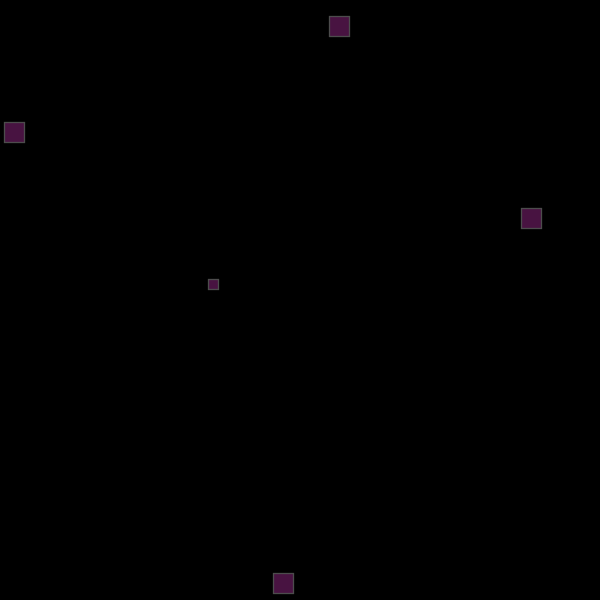
Frame 1 (no input)
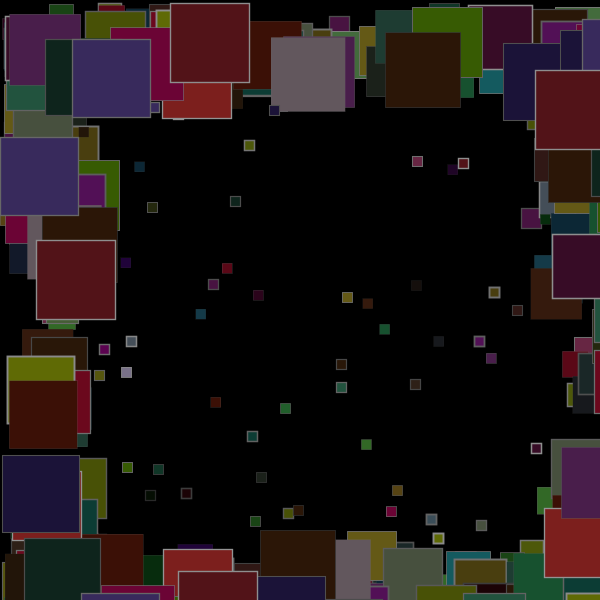
Frame 60 (the mouse pressed at the canvas centre just before this capture)
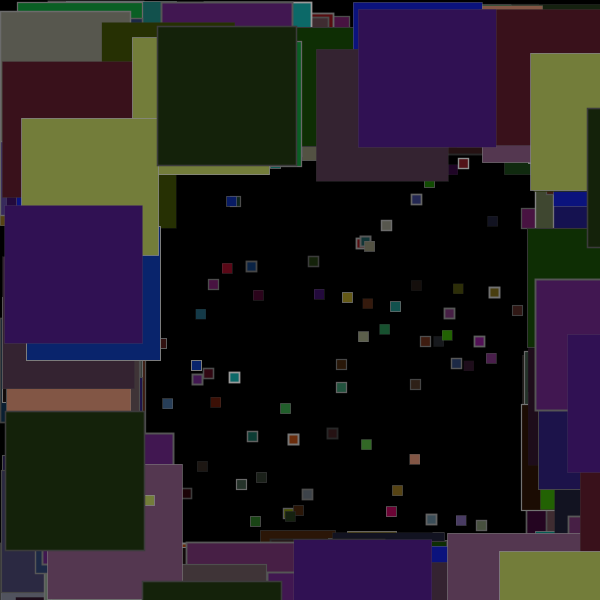
Frame 120 (the mouse held since frame 60 and released just before this capture)

The Processing sketch that drew these frames (run headless with seeded random() and noise(); from frame 60 on, the mouse is pressed at the canvas centre):

// Processing sketch: processing_90122
// ── processing_90122.pde

float s = 20;
float x = 50;
float noiseScale=0.02;

void setup() {
 background(0);
 size(600, 600);
frameRate(10);
}
 
void draw() {
 
 strokeWeight(random(2));
 fill(200, 50);
 
//rect inside
//fill(random(0, 255), 50);
// rect(random(50, 550), random(50, 550), 10, 10);

 float noiseVal = noise(2*random(5,100));
    stroke(noiseVal*200);
    
    
fill(noiseVal*random(5,200),noiseVal*random(5,200),noiseVal*random(5,200));
 rect(random(50, 550), random(50, 550), 10, 10);
 
 
//rect outside
 rect(random(0, 600), random(0, 50), s, s);
rect(random(0, 50), random(0, 600), s, s);
rect(random(520, 600), random(0, 600), s, s);
rect(random(0, 600), random(530, 600), s, s);
 
s++;
}
